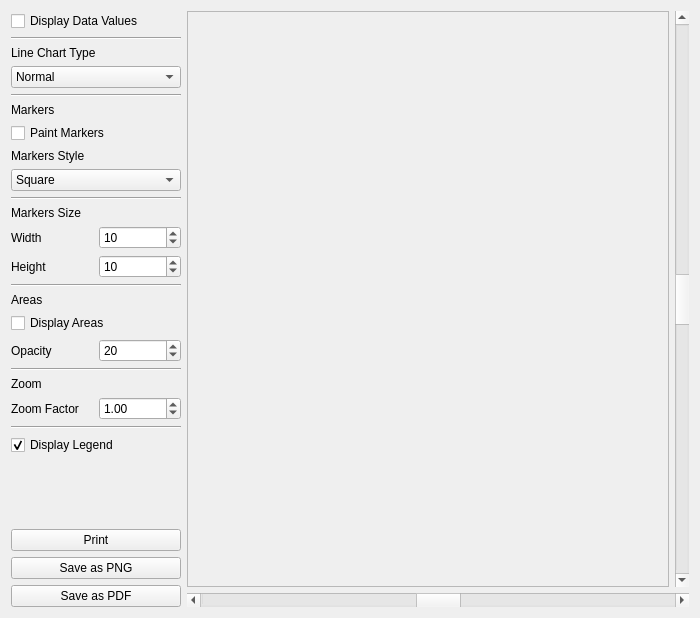
<?xml version="1.0" encoding="UTF-8"?>
<ui version="4.0">
 <class>MainWindow</class>
 <widget class="QWidget" name="MainWindow">
  <property name="geometry">
   <rect>
    <x>0</x>
    <y>0</y>
    <width>700</width>
    <height>618</height>
   </rect>
  </property>
  <property name="windowTitle">
   <string>KD Chart drawing into a foreign QPainter </string>
  </property>
  <property name="windowIcon">
   <iconset>
    <normaloff/>
   </iconset>
  </property>
  <layout class="QHBoxLayout" name="horizontalLayout_2">
   <item>
    <layout class="QVBoxLayout" name="verticalLayout">
     <item>
      <widget class="QCheckBox" name="paintValuesCB">
       <property name="text">
        <string>Display Data Values</string>
       </property>
      </widget>
     </item>
     <item>
      <widget class="Line" name="line_3">
       <property name="orientation">
        <enum>Qt::Horizontal</enum>
       </property>
      </widget>
     </item>
     <item>
      <layout class="QVBoxLayout">
       <property name="spacing">
        <number>6</number>
       </property>
       <property name="margin">
        <number>0</number>
       </property>
       <item>
        <widget class="QLabel" name="lineTypeLB">
         <property name="text">
          <string>Line Chart Type</string>
         </property>
        </widget>
       </item>
       <item>
        <widget class="QComboBox" name="lineTypeCB">
         <item>
          <property name="text">
           <string>Normal</string>
          </property>
         </item>
         <item>
          <property name="text">
           <string>Stacked</string>
          </property>
         </item>
         <item>
          <property name="text">
           <string>Percent</string>
          </property>
         </item>
        </widget>
       </item>
      </layout>
     </item>
     <item>
      <widget class="Line" name="line_2">
       <property name="orientation">
        <enum>Qt::Horizontal</enum>
       </property>
      </widget>
     </item>
     <item>
      <layout class="QVBoxLayout">
       <property name="spacing">
        <number>6</number>
       </property>
       <property name="margin">
        <number>0</number>
       </property>
       <item>
        <widget class="QLabel" name="markersLB">
         <property name="text">
          <string>Markers</string>
         </property>
        </widget>
       </item>
       <item>
        <widget class="QCheckBox" name="paintMarkersCB">
         <property name="text">
          <string>Paint Markers</string>
         </property>
        </widget>
       </item>
       <item>
        <widget class="QLabel" name="markersStyleLB">
         <property name="text">
          <string>Markers Style</string>
         </property>
        </widget>
       </item>
       <item>
        <widget class="QComboBox" name="markersStyleCB">
         <item>
          <property name="text">
           <string>Square</string>
          </property>
         </item>
         <item>
          <property name="text">
           <string>Map</string>
          </property>
         </item>
         <item>
          <property name="text">
           <string>Circle</string>
          </property>
         </item>
         <item>
          <property name="text">
           <string>Diamond</string>
          </property>
         </item>
         <item>
          <property name="text">
           <string>1 Pixel</string>
          </property>
         </item>
         <item>
          <property name="text">
           <string>4 Pixels</string>
          </property>
         </item>
         <item>
          <property name="text">
           <string>Ring</string>
          </property>
         </item>
         <item>
          <property name="text">
           <string>Cross</string>
          </property>
         </item>
         <item>
          <property name="text">
           <string>Fast Cross</string>
          </property>
         </item>
        </widget>
       </item>
      </layout>
     </item>
     <item>
      <widget class="Line" name="line_4">
       <property name="orientation">
        <enum>Qt::Horizontal</enum>
       </property>
      </widget>
     </item>
     <item>
      <layout class="QVBoxLayout">
       <property name="spacing">
        <number>6</number>
       </property>
       <property name="margin">
        <number>0</number>
       </property>
       <item>
        <widget class="QLabel" name="markersSizeLB">
         <property name="text">
          <string>Markers Size</string>
         </property>
        </widget>
       </item>
       <item>
        <layout class="QHBoxLayout">
         <property name="spacing">
          <number>6</number>
         </property>
         <property name="margin">
          <number>0</number>
         </property>
         <item>
          <layout class="QVBoxLayout">
           <property name="spacing">
            <number>6</number>
           </property>
           <property name="margin">
            <number>0</number>
           </property>
           <item>
            <widget class="QLabel" name="markersWidthLB">
             <property name="text">
              <string>Width</string>
             </property>
            </widget>
           </item>
           <item>
            <widget class="QLabel" name="markersHeightLB">
             <property name="text">
              <string>Height</string>
             </property>
            </widget>
           </item>
          </layout>
         </item>
         <item>
          <layout class="QVBoxLayout">
           <property name="spacing">
            <number>6</number>
           </property>
           <property name="margin">
            <number>0</number>
           </property>
           <item>
            <widget class="QSpinBox" name="markersWidthSB">
             <property name="value">
              <number>10</number>
             </property>
            </widget>
           </item>
           <item>
            <widget class="QSpinBox" name="markersHeightSB">
             <property name="value">
              <number>10</number>
             </property>
            </widget>
           </item>
          </layout>
         </item>
        </layout>
       </item>
      </layout>
     </item>
     <item>
      <widget class="Line" name="line_5">
       <property name="orientation">
        <enum>Qt::Horizontal</enum>
       </property>
      </widget>
     </item>
     <item>
      <layout class="QVBoxLayout">
       <property name="spacing">
        <number>6</number>
       </property>
       <property name="margin">
        <number>0</number>
       </property>
       <item>
        <widget class="QLabel" name="AreaChartLB">
         <property name="text">
          <string>Areas</string>
         </property>
        </widget>
       </item>
       <item>
        <widget class="QCheckBox" name="displayAreasCB">
         <property name="text">
          <string>Display Areas</string>
         </property>
        </widget>
       </item>
       <item>
        <layout class="QHBoxLayout">
         <property name="spacing">
          <number>6</number>
         </property>
         <property name="margin">
          <number>0</number>
         </property>
         <item>
          <widget class="QLabel" name="transparencyLB">
           <property name="text">
            <string>Opacity</string>
           </property>
          </widget>
         </item>
         <item>
          <widget class="QSpinBox" name="transparencySB">
           <property name="maximum">
            <number>255</number>
           </property>
           <property name="value">
            <number>20</number>
           </property>
          </widget>
         </item>
        </layout>
       </item>
      </layout>
     </item>
     <item>
      <widget class="Line" name="line">
       <property name="orientation">
        <enum>Qt::Horizontal</enum>
       </property>
      </widget>
     </item>
     <item>
      <layout class="QVBoxLayout">
       <property name="spacing">
        <number>6</number>
       </property>
       <property name="margin">
        <number>0</number>
       </property>
       <item>
        <widget class="QLabel" name="zoomingLB">
         <property name="text">
          <string>Zoom</string>
         </property>
        </widget>
       </item>
       <item>
        <layout class="QHBoxLayout">
         <property name="spacing">
          <number>6</number>
         </property>
         <property name="margin">
          <number>0</number>
         </property>
         <item>
          <widget class="QLabel" name="zoomFactorLB">
           <property name="text">
            <string>Zoom Factor</string>
           </property>
          </widget>
         </item>
         <item>
          <widget class="QDoubleSpinBox" name="zoomFactorSB">
           <property name="minimum">
            <double>0.010000000000000</double>
           </property>
           <property name="maximum">
            <double>9.900000000000000</double>
           </property>
           <property name="singleStep">
            <double>0.100000000000000</double>
           </property>
           <property name="value">
            <double>1.000000000000000</double>
           </property>
          </widget>
         </item>
        </layout>
       </item>
      </layout>
     </item>
     <item>
      <widget class="Line" name="line_6">
       <property name="orientation">
        <enum>Qt::Horizontal</enum>
       </property>
      </widget>
     </item>
     <item>
      <widget class="QCheckBox" name="paintLegendCB">
       <property name="text">
        <string>Display Legend</string>
       </property>
       <property name="checked">
        <bool>true</bool>
       </property>
      </widget>
     </item>
     <item>
      <spacer>
       <property name="orientation">
        <enum>Qt::Vertical</enum>
       </property>
       <property name="sizeHint" stdset="0">
        <size>
         <width>170</width>
         <height>16</height>
        </size>
       </property>
      </spacer>
     </item>
     <item>
      <widget class="QPushButton" name="printButton">
       <property name="text">
        <string>Print</string>
       </property>
      </widget>
     </item>
     <item>
      <widget class="QPushButton" name="savePB">
       <property name="text">
        <string>Save as PNG</string>
       </property>
      </widget>
     </item>
     <item>
      <widget class="QPushButton" name="savePDF">
       <property name="text">
        <string>Save as PDF</string>
       </property>
      </widget>
     </item>
    </layout>
   </item>
   <item>
    <layout class="QVBoxLayout" name="verticalLayout_2">
     <item>
      <layout class="QHBoxLayout" name="horizontalLayout">
       <item>
        <widget class="QSplitter" name="splitter">
         <property name="orientation">
          <enum>Qt::Horizontal</enum>
         </property>
         <widget class="QFrame" name="chartFrame">
          <property name="minimumSize">
           <size>
            <width>300</width>
            <height>400</height>
           </size>
          </property>
          <property name="frameShape">
           <enum>QFrame::StyledPanel</enum>
          </property>
          <property name="frameShadow">
           <enum>QFrame::Raised</enum>
          </property>
         </widget>
        </widget>
       </item>
       <item>
        <widget class="QScrollBar" name="vSBar">
         <property name="maximum">
          <number>999</number>
         </property>
         <property name="singleStep">
          <number>10</number>
         </property>
         <property name="pageStep">
          <number>100</number>
         </property>
         <property name="value">
          <number>500</number>
         </property>
         <property name="orientation">
          <enum>Qt::Vertical</enum>
         </property>
        </widget>
       </item>
      </layout>
     </item>
     <item>
      <widget class="QScrollBar" name="hSBar">
       <property name="maximum">
        <number>999</number>
       </property>
       <property name="singleStep">
        <number>10</number>
       </property>
       <property name="pageStep">
        <number>100</number>
       </property>
       <property name="value">
        <number>500</number>
       </property>
       <property name="orientation">
        <enum>Qt::Horizontal</enum>
       </property>
      </widget>
     </item>
    </layout>
   </item>
  </layout>
 </widget>
 <resources>
  <include location="DrawIntoPainter.qrc"/>
 </resources>
 <connections/>
</ui>
